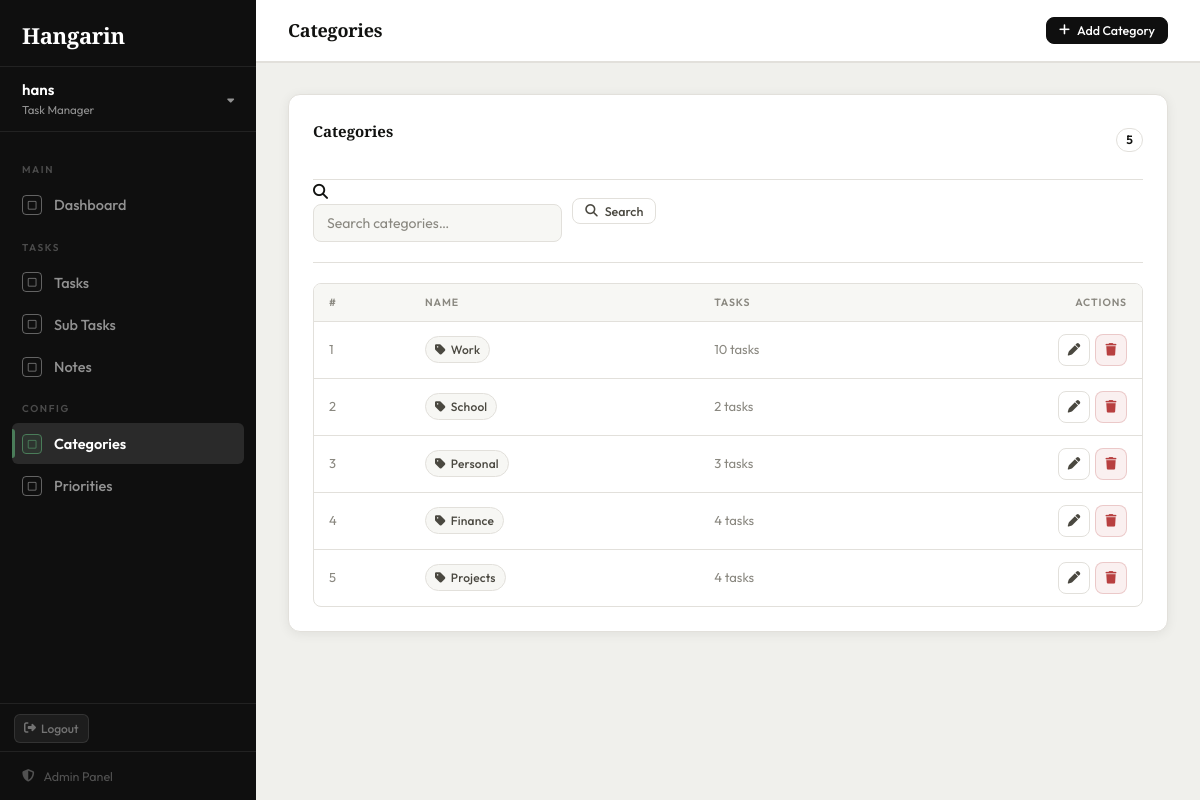
Page /categories/ (signed in) on the committed database.
### tasks/models.py (models this page shows, shortened)
class Category(models.Model):
    name = models.CharField(max_length=100)
    class Meta:
        verbose_name = "Category"
        verbose_name_plural = "Categories"

### tasks/views.py (the view)
# urls.py: path('categories/',                    views.category_list,   name='category_list'),
@login_required
def category_list(request):
    query = request.GET.get('q', '')
    categories = Category.objects.all()
    if query:
        categories = categories.filter(name__icontains=query)
    page_obj = Paginator(categories, 10).get_page(request.GET.get('page'))
    return render(request, 'tasks/category_list.html', {'page_obj': page_obj, 'query': query, 'page_title': 'Categories'})

### tasks/templates/tasks/category_list.html (shortened to what this page needs)
{% extends "tasks/base.html" %}
{% block nav_categories %}active{% endblock %}
{% block topbar_actions %}
<a href="{% url 'category_create' %}" class="btn btn-primary btn-sm">
    <i class="fa-solid fa-plus"></i> Add Category
</a>
{% endblock %}
{% block content %}
<div class="card">
    <div class="card-header">
        <span class="card-title">Categories</span>
        <span style="font-size:12px; font-weight:600; background:var(--surface-2); border:1px solid var(--border); border-radius:99px; padding:1px 9px; color:var(--text-3);">{{ page_obj.paginator.count }}</span>
    </div>
    <div class="card-body" style="padding-bottom:0;">
        <form method="GET" class="filter-bar">
            <div class="search-wrap">
                <i class="fa-solid fa-magnifying-glass"></i>
                <input type="text" name="q" class="form-control" placeholder="Search categories…" value="{{ query }}">
            </div>
            <button type="submit" class="btn btn-ghost btn-sm"><i class="fa-solid fa-magnifying-glass"></i> Search</button>
        </form>
    </div>
    {% if page_obj.object_list %}
    <div class="table-wrap">
        <table>
            <thead>
                <tr>
                    <th>#</th>
                    <th>Name</th>
                    <th>Tasks</th>
                    <th style="text-align:right;">Actions</th>
                </tr>
            </thead>
            <tbody>
                {% for cat in page_obj %}
                <tr>
                    <td class="td-muted">{{ forloop.counter }}</td>
                    <td>
                        <span class="badge b-cat"><i class="fa-solid fa-tag"></i> {{ cat.name }}</span>
                    </td>
                    <td class="td-muted">{{ cat.task_set.count }} task{% if cat.task_set.count != 1 %}s{% endif %}</td>
                    <td>
                        <div style="display:flex; gap:5px; justify-content:flex-end;">
                            <a href="{% url 'category_edit' cat.pk %}" class="btn btn-ghost btn-sm btn-icon"><i class="fa-solid fa-pen"></i></a>
                            <a href="{% url 'category_delete' cat.pk %}" class="btn btn-danger btn-sm btn-icon"><i class="fa-solid fa-trash"></i></a>
                        </div>
                    </td>
                </tr>
                {% endfor %}
            </tbody>
        </table>
    </div>
    {% endif %}
</div>
{% endblock %}

### tasks/templates/tasks/base.html (shortened to what this page needs)
{%load static%}
{% load pwa %}
<!DOCTYPE html>
<html lang="en">
<head>
    <link rel="stylesheet" href="https://cdnjs.cloudflare.com/ajax/libs/font-awesome/6.5.0/css/all.min.css">
</head>
<body>
<aside class="sidebar">
    <div class="sidebar-brand">
        <a href="{% url 'dashboard' %}">
            <div class="brand-title">Hangarin</div>
        </a>
    </div>
    {% if user.is_authenticated %}
    <div class="sidebar-user-block">
        <div class="user-left">
            <div class="user-name">{{ user.username }}</div>
            <div class="user-role">Task Manager</div>
        </div>
        <i class="fa-solid fa-caret-down user-caret"></i>
    </div>
    <nav class="sidebar-nav">
        <div class="nav-section-label">Main</div>
        <a href="{% url 'dashboard' %}" class="nav-link {% block nav_dashboard %}{% endblock %}">
            <span class="nav-icon"><i class="fa-regular fa-square"></i></span>
            Dashboard
        </a>
        <div class="nav-section-label">Tasks</div>
        <a href="{% url 'task_list' %}" class="nav-link {% block nav_tasks %}{% endblock %}">
            <span class="nav-icon"><i class="fa-regular fa-square"></i></span>
            Tasks
        </a>
        <a href="{% url 'subtask_list' %}" class="nav-link {% block nav_subtasks %}{% endblock %}">
            <span class="nav-icon"><i class="fa-regular fa-square"></i></span>
            Sub Tasks
        </a>
        <a href="{% url 'note_list' %}" class="nav-link {% block nav_notes %}{% endblock %}">
            <span class="nav-icon"><i class="fa-regular fa-square"></i></span>
            Notes
        </a>
        <div class="nav-section-label">Config</div>
        <a href="{% url 'category_list' %}" class="nav-link {% block nav_categories %}{% endblock %}">
            <span class="nav-icon"><i class="fa-regular fa-square"></i></span>
            Categories
        </a>
        <a href="{% url 'priority_list' %}" class="nav-link {% block nav_priorities %}{% endblock %}">
            <span class="nav-icon"><i class="fa-regular fa-square"></i></span>
            Priorities
        </a>
    </nav>
    <div style="padding: 10px 14px 8px; border-top: 1px solid rgba(255,255,255,0.08);">
        <a href="#" class="logout-link"
           onclick="event.preventDefault(); document.getElementById('logout-form').submit();">
            <i class="fa-solid fa-right-from-bracket"></i>
            Logout
        </a>
    </div>
    {% endif %}
    <div class="sidebar-footer">
        <a href="/admin/" class="admin-link">
            <i class="fa-solid fa-shield-halved"></i>
            Admin Panel
        </a>
    </div>
</aside>
<main class="main">
    <header class="topbar">
        <div class="topbar-left">
            <h1>{% block page_heading %}{{ page_title }}{% endblock %}</h1>
        </div>
        <div class="topbar-right">
            {% block topbar_actions %}{% endblock %}
        </div>
    </header>
    <div class="content">
        {% block content %}{% endblock %}
    </div>
</main>
</body>
</html>

### rows in the picture
Category: name "Work", task_set.count "10"
Category: name "School", task_set.count "2"
Category: name "Personal", task_set.count "3"
Category: name "Finance", task_set.count "4"
Category: name "Projects", task_set.count "4"

### other values in the picture
{{ user.username }} "hans"
{{ page_title }} "Categories"
{{ page_obj.paginator.count }} "5"
